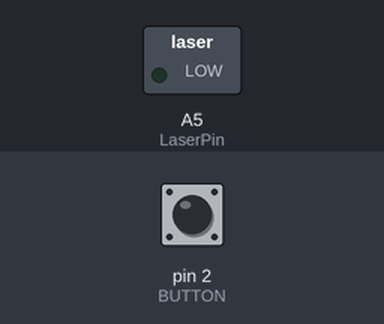
A sketch run on a simulated Arduino Uno, built with avr-gcc and run on an emulated ATmega328P. Parts: switched loads named in the sketch (green lamp = pin HIGH). The inputs (shaded band) are chosen by the test bench; at power-on: pin 2 (BUTTON) HIGH.

Above: at 1.2 s.
1.3 s: pin 2 (BUTTON) pulled LOW for 0.15 s
At 1.37 s:
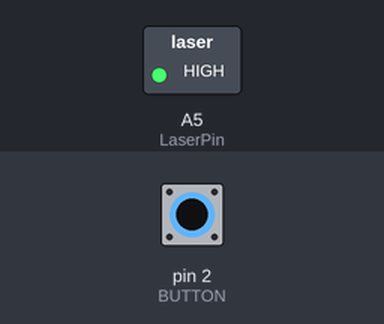
2.9 s: pin 2 (BUTTON) pulled LOW for 3.2 s
At 7.5 s:
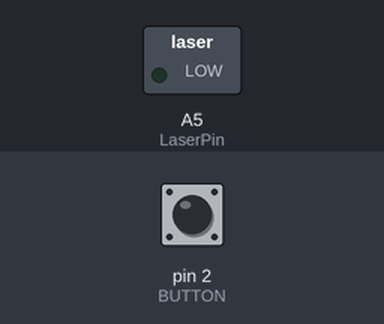
Timing chart, 0 to 9.0 s (numbered marks = the images above; inputs shaded):
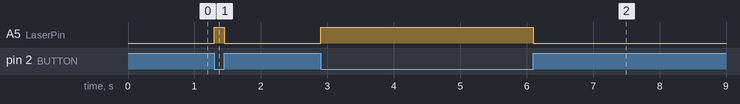

The sketch:

Interrupt_Example.ino
```cpp
const byte LaserPin = A5;
const byte BUTTON = 2;
// Interrupt Service Routine (ISR)

void switchPressed ()
{
  if (digitalRead (BUTTON) == HIGH)
    digitalWrite (LaserPin, LOW);
  else
    digitalWrite (LaserPin,  HIGH);
}  // end of switchPressed

void setup ()
{
  pinMode (LaserPin, OUTPUT);  // so we can update the LED
  digitalWrite (LaserPin, LOW);
  digitalWrite (BUTTON, HIGH);  // internal pull-up resistor
  attachInterrupt (digitalPinToInterrupt (BUTTON), switchPressed, CHANGE);  // attach interrupt handler
}  // end of setup

void loop ()
{
  // loop doing nothing
}
```

Measured:
- after the input at 1.3 s, A5 (LaserPin): LOW → HIGH at once, → LOW 0.15 s later
- after the input at 2.9 s, A5 (LaserPin): LOW → HIGH at once, → LOW 3.2 s later
